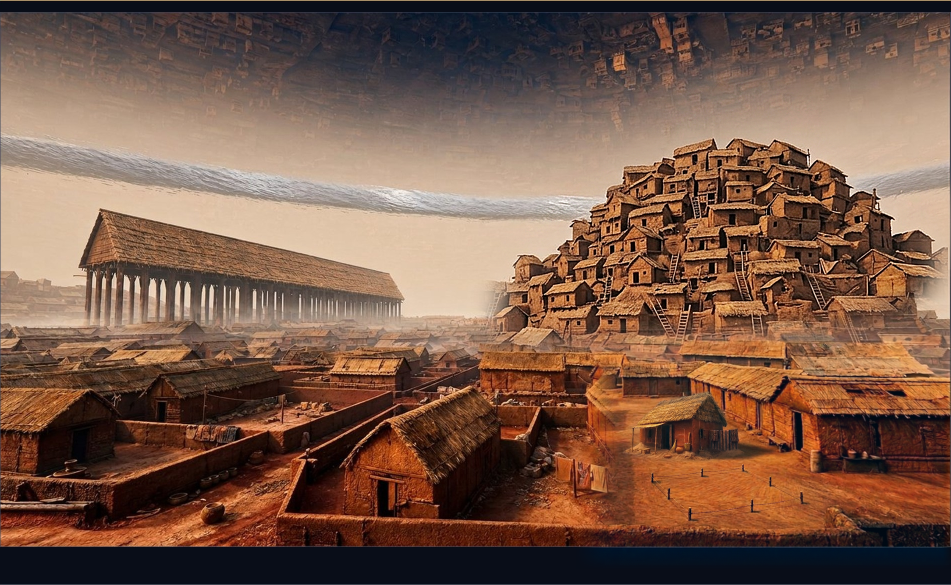
#> input picture STAGING_B1_2026-11-17/work6/est_v9_p4.png, 1901 x 1169 px, found by its file name (shown at 1/2 size)
$ python mound_fix.py
#> lines starting #> are read from the running program, lines starting #| are printed output that depends on the picture; after the words box and inside, x2 and y2 are one past the last pixel; in counts of white or black regions, pixels touching at a corner belong together
from PIL import Image, ImageFilter
import numpy as np

im=Image.open('work6/est_v9_p4.png').convert('RGB')
#> im is the input picture: PIL image 1901x1169 RGB; mean R, G, B 120.9, 89.1, 72.5
a=np.array(im,np.float32)
H,W,_=a.shape
#> H = 1169; W = 1901

# ---------- 1. stray roof-post stubs: thin vertical structures poking above the local roof envelope
L=a.mean(2)
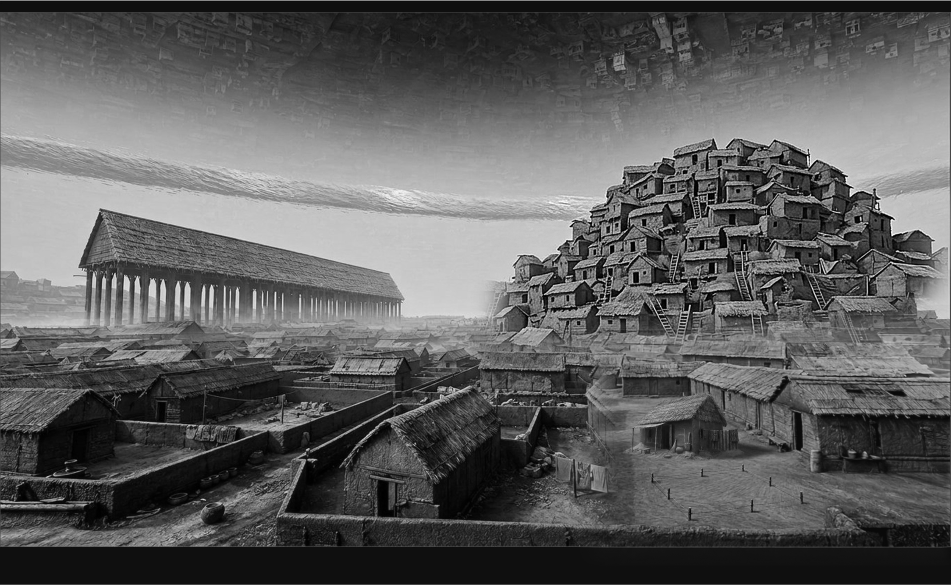
#> L: shape (1169, 1901) float32 (shown at 1/2 size); min 0, max 255, mean 94.2
struct=(L<168)
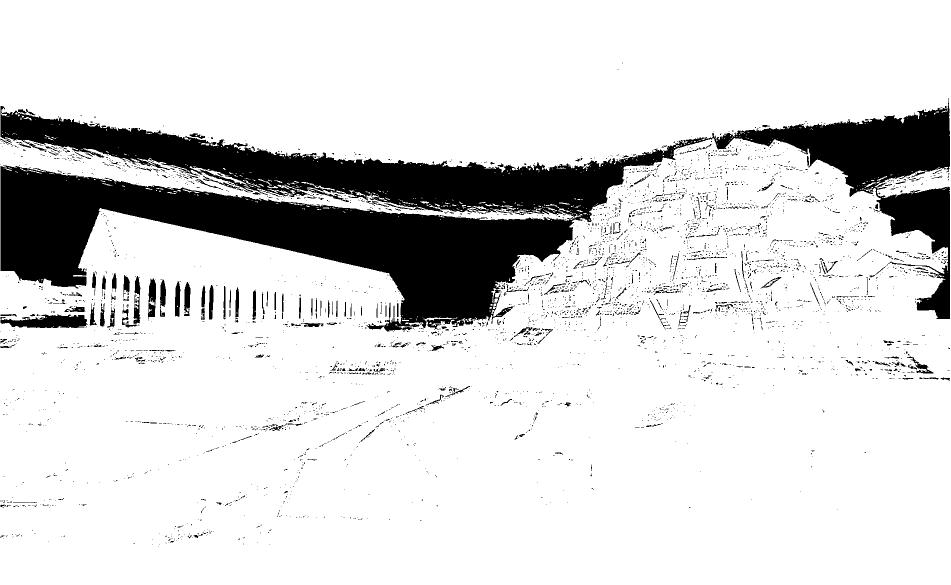
#> struct: shape (1169, 1901) bool (shown at 1/2 size); 85.1% white; 4115 black regions (3810 under 20 px), largest, box (x1, y1, x2, y2) and area: (1, 196, 1900, 664) 292448, (1, 628, 175, 656) 3197, (296, 557, 312, 639) 915
region_y=(slice(140,760), slice(880,1901))
top=np.full(W,10**6,dtype=int)
#> top = 1901 values from 1000000 to 1000000
for x in range(880,1901):
    col=np.where(struct[140:760,x])[0]
    if len(col): top[x]=col[0]+140
#> after the loop, top = 1901 values, max 1000000 at index 0, min 140 at index 880, mean 462989.4
env=top.copy()
#> env has the same summary as top
for x in range(880,1901):
    lo=max(880,x-14); hi=min(1900,x+14)
    vals=top[lo:hi+1]; vals=vals[vals<10**6]
    env[x]=int(np.median(vals)) if len(vals) else top[x]
removed=0
for x in range(900,1900):
    if top[x]<env[x]-10:
        y0,y1=top[x],env[x]
        # copy a clean neighbouring column
        for off in (12,-12,20,-20,28,-28):
            xs=x+off
            if 900<=xs<1900 and top[xs]>=env[xs]-3:
                patch=a[y0:y1+2, xs:xs+1, :]
                patch=np.repeat(patch,y1+2-y0,axis=1)
                a[y0:y1+2, max(0,x-1):x+2, :]=patch
                removed+=1; break
#> after the loop, removed = 0
print('stub columns cleaned',removed)
#| stub columns cleaned 0

# ---------- 2. atmospheric perspective + shadow lift inside the mound mask
M=np.array(Image.open('work4/EST_V008_mask.png').convert('L'),np.float32)/255.0
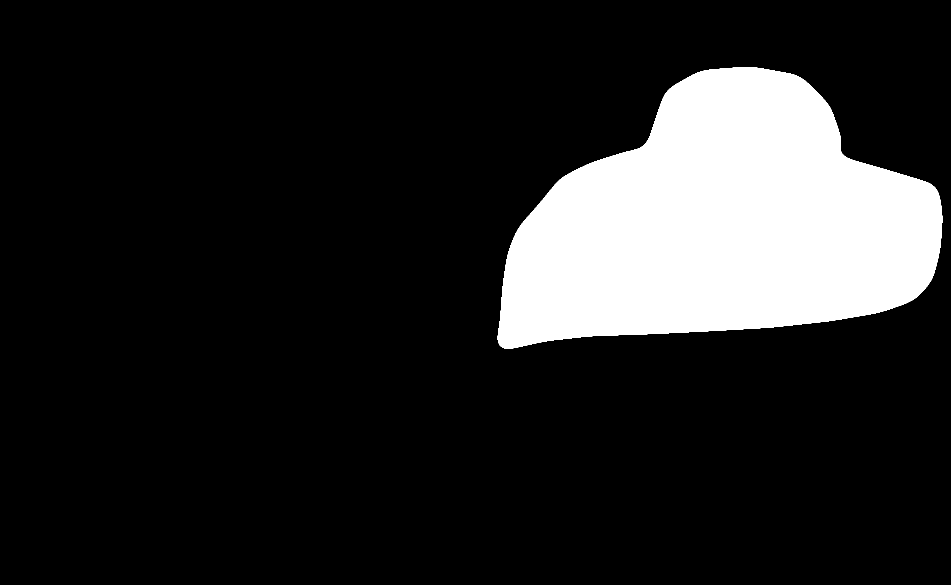
#> input picture STAGING_B1_2026-11-17/work4/EST_V008_mask.png, 1901 x 1169 px, found by its file name (shown at 1/2 size)
#> M: shape (1169, 1901) float32; values 0 (black) and 1 (white), 15.1% white; 1 white region, box (x1, y1, x2, y2) and area: (995, 134, 1885, 698) 335489
M=Image.fromarray((M*255).astype(np.uint8)).filter(ImageFilter.GaussianBlur(26))
#> M: PIL image 1901x1169 L
M=np.array(M,np.float32)/255.0
#> M: shape (1169, 1901) float32
base_y, top_y = 705.0, 185.0
yy=np.arange(H)[:,None].astype(np.float32)
#> yy = 1169 values from 0 to 1168
w=np.clip((base_y-yy)/(base_y-top_y),0,1)          # 1 = far (summit), 0 = base
haze=np.array([223,201,172],np.float32)            # dusty daylight haze sampled from the plain
alpha=(0.03+0.185*np.clip(w,0,1)**1.4)*M
a=a*(1-alpha[...,None])+haze*alpha[...,None]
# shadow lift where the haze is strongest
lev=(0.06+0.13*np.clip(w,0,1)**1.2)*M
lum=a.mean(2,keepdims=True)/255.0
lift=(lum**0.78)*255.0
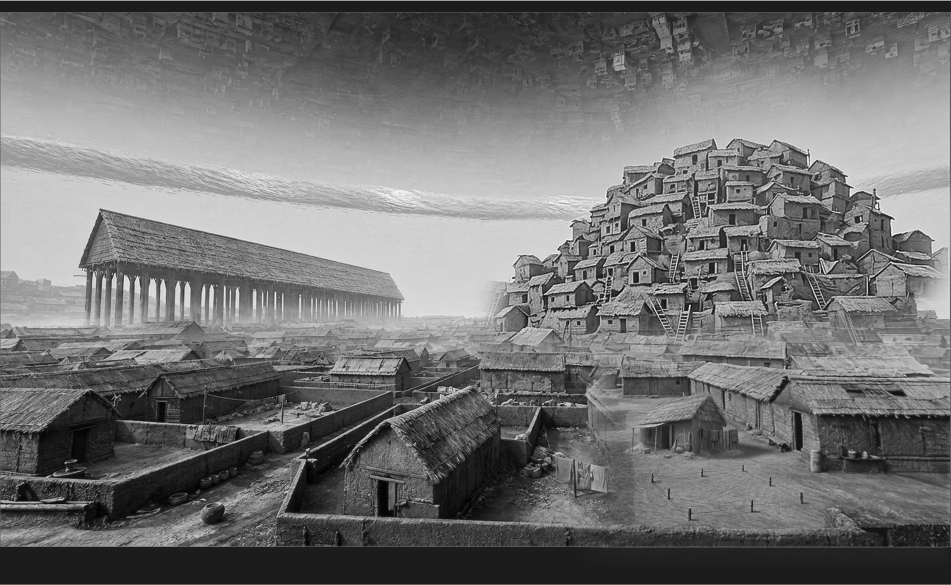
#> lift: shape (1169, 1901, 1) float32 (shown at 1/2 size); min 0, max 253.1, mean 114.1
a=a*(1-lev[...,None])+ (a*0.55+lift*0.45)*lev[...,None]

# ---------- 3. dust drift along the mound foot (softens the base seam)
band=np.zeros((H,W),np.float32)
masks=np.array(Image.open('work4/EST_V008_mask.png').convert('L'),np.float32)/255.0
# bottom edge of mask per column
bot=np.zeros(W,dtype=np.int32)
#> bot = 1901 values from 0 to 0
for x in range(880,1901):
    col=np.where(masks[:,x]>0.5)[0]
    if len(col): bot[x]=col[-1]
#> after the loop, bot = 1901 values, max 697 at index 1014, min 0 at index 0, mean 305.1
drift=np.zeros((H,W),np.float32)
rng=np.random.default_rng(7)
for x in range(860,1901):
    b=bot[x]
    if b==0: continue
    for dy in range(0,64):
        y=b+dy-32
        if 0<=y<H:
            v=np.exp(-((dy-32)**2)/(2*17.0**2))
            drift[y,x]=max(drift[y,x],v*0.26)
drift=Image.fromarray((np.clip(drift,0,1)*255).astype(np.uint8)).filter(ImageFilter.GaussianBlur(9))
#> drift: PIL image 1901x1169 L
drift=np.array(drift,np.float32)/255.0
#> drift: shape (1169, 1901) float32
# dust noise so it does not read as a clean gradient
noise=rng.normal(0,1,(H//8+1,W//8+1)).astype(np.float32)
noise=Image.fromarray(((noise-noise.min())/(noise.max()-noise.min())*255).astype(np.uint8)).resize((W,H),Image.BICUBIC).filter(ImageFilter.GaussianBlur(6))
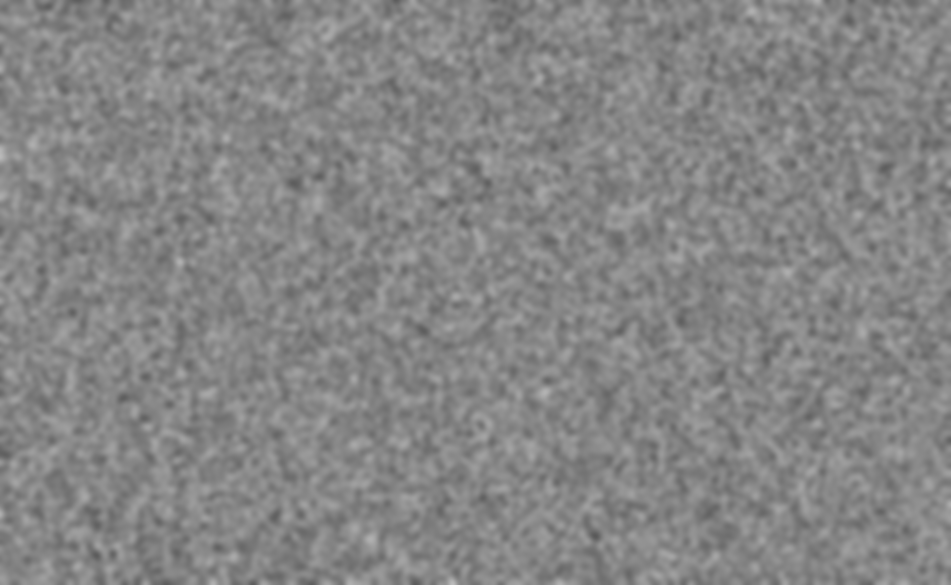
#> noise: PIL image 1901x1169 L (shown at 1/2 size); min 89, max 188, mean 133.3
noise=np.array(noise,np.float32)/255.0
#> noise: shape (1169, 1901) float32
d_alpha=drift*(0.30+0.70*noise)
a=a*(1-d_alpha[...,None])+np.array([226,203,174],np.float32)*d_alpha[...,None]

# ---------- 4. grey mist veil on the lower-right mound: warm it and restore contrast
gy,gx=np.mgrid[0:H,0:W]
R=((gx>1480)&(gx<1901)&(gy>380)&(gy<720)).astype(np.float32)
R=Image.fromarray((R*255).astype(np.uint8)).filter(ImageFilter.GaussianBlur(30))
R=np.array(R,np.float32)/255.0*masks
#> R: shape (1169, 1901) float32
grey=(a.max(2)-a.min(2))<48
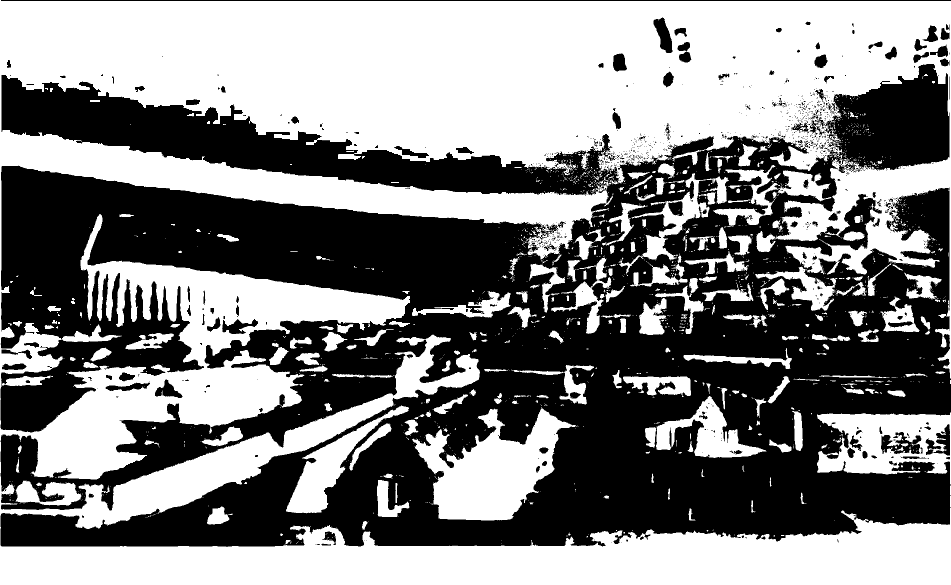
#> grey: shape (1169, 1901) bool (shown at 1/2 size); 51.1% white; 1045 black regions (901 under 20 px), largest, box (x1, y1, x2, y2) and area: (1, 128, 1901, 1094) 1055567, (2, 0, 1901, 2) 3798, (1762, 864, 1843, 908) 1860
veil=R*grey.astype(np.float32)
g=np.array([1.10,1.01,0.84],np.float32)
a=a*(1-0.85*veil[...,None])+np.clip(a*g,0,255)*(0.85*veil[...,None])
# local contrast back
blur=np.array(Image.fromarray(a.astype(np.uint8)).filter(ImageFilter.GaussianBlur(9)),np.float32)
a=a+ (a-blur)*0.45*veil[...,None]
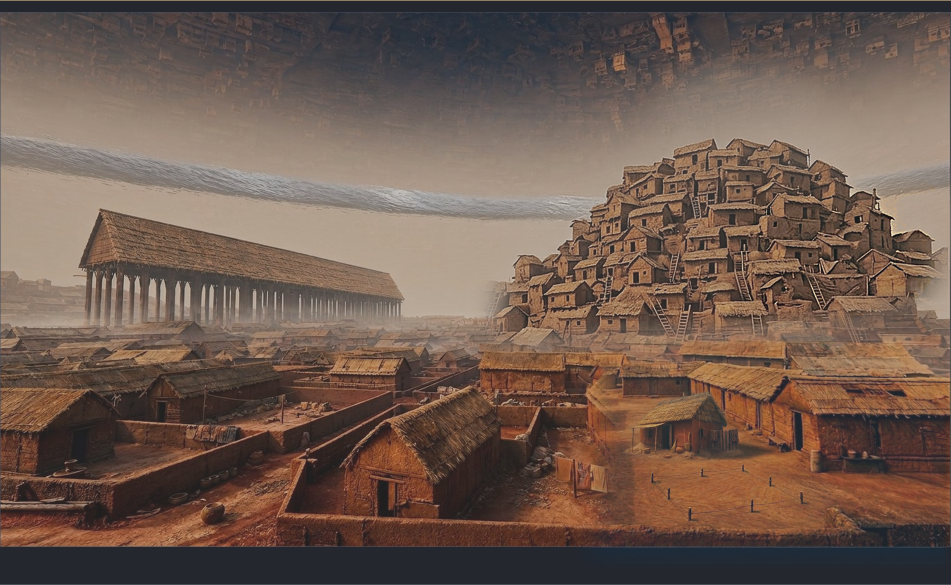
#> a: shape (1169, 1901, 3) float32 (shown at 1/2 size); mean R, G, B 121.7, 91, 74.4; drawn with min black and max white

Image.fromarray(np.clip(a,0,255).astype(np.uint8)).save('work6/est_v9_p5.png')
print('saved')
